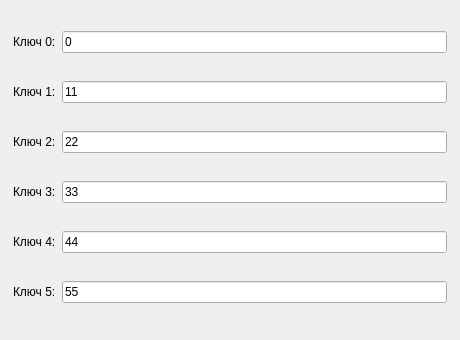
<?xml version="1.0" encoding="UTF-8"?>
<ui version="4.0"><class>Dialog</class><widget class="QDialog" name="Dialog"><property name="geometry"><rect><x>0</x><y>0</y><width>460</width><height>340</height></rect></property><property name="windowTitle"><string>#018 vbox/103_dense_rows</string></property><layout class="QVBoxLayout" name="verticalLayout"><property name="leftMargin"><number>11</number></property><property name="topMargin"><number>11</number></property><property name="rightMargin"><number>11</number></property><property name="bottomMargin"><number>11</number></property><property name="spacing"><number>6</number></property><item><layout class="QHBoxLayout" name="row0"><property name="leftMargin"><number>2</number></property><property name="topMargin"><number>2</number></property><property name="rightMargin"><number>2</number></property><property name="bottomMargin"><number>2</number></property><property name="spacing"><number>6</number></property><item><widget class="QLabel" name="k0"><property name="text"><string>Ключ 0:</string></property></widget></item><item><widget class="QLineEdit" name="v0"><property name="text"><string>0</string></property></widget></item></layout></item><item><layout class="QHBoxLayout" name="row1"><property name="leftMargin"><number>2</number></property><property name="topMargin"><number>2</number></property><property name="rightMargin"><number>2</number></property><property name="bottomMargin"><number>2</number></property><property name="spacing"><number>6</number></property><item><widget class="QLabel" name="k1"><property name="text"><string>Ключ 1:</string></property></widget></item><item><widget class="QLineEdit" name="v1"><property name="text"><string>11</string></property></widget></item></layout></item><item><layout class="QHBoxLayout" name="row2"><property name="leftMargin"><number>2</number></property><property name="topMargin"><number>2</number></property><property name="rightMargin"><number>2</number></property><property name="bottomMargin"><number>2</number></property><property name="spacing"><number>6</number></property><item><widget class="QLabel" name="k2"><property name="text"><string>Ключ 2:</string></property></widget></item><item><widget class="QLineEdit" name="v2"><property name="text"><string>22</string></property></widget></item></layout></item><item><layout class="QHBoxLayout" name="row3"><property name="leftMargin"><number>2</number></property><property name="topMargin"><number>2</number></property><property name="rightMargin"><number>2</number></property><property name="bottomMargin"><number>2</number></property><property name="spacing"><number>6</number></property><item><widget class="QLabel" name="k3"><property name="text"><string>Ключ 3:</string></property></widget></item><item><widget class="QLineEdit" name="v3"><property name="text"><string>33</string></property></widget></item></layout></item><item><layout class="QHBoxLayout" name="row4"><property name="leftMargin"><number>2</number></property><property name="topMargin"><number>2</number></property><property name="rightMargin"><number>2</number></property><property name="bottomMargin"><number>2</number></property><property name="spacing"><number>6</number></property><item><widget class="QLabel" name="k4"><property name="text"><string>Ключ 4:</string></property></widget></item><item><widget class="QLineEdit" name="v4"><property name="text"><string>44</string></property></widget></item></layout></item><item><layout class="QHBoxLayout" name="row5"><property name="leftMargin"><number>2</number></property><property name="topMargin"><number>2</number></property><property name="rightMargin"><number>2</number></property><property name="bottomMargin"><number>2</number></property><property name="spacing"><number>6</number></property><item><widget class="QLabel" name="k5"><property name="text"><string>Ключ 5:</string></property></widget></item><item><widget class="QLineEdit" name="v5"><property name="text"><string>55</string></property></widget></item></layout></item></layout></widget></ui>
